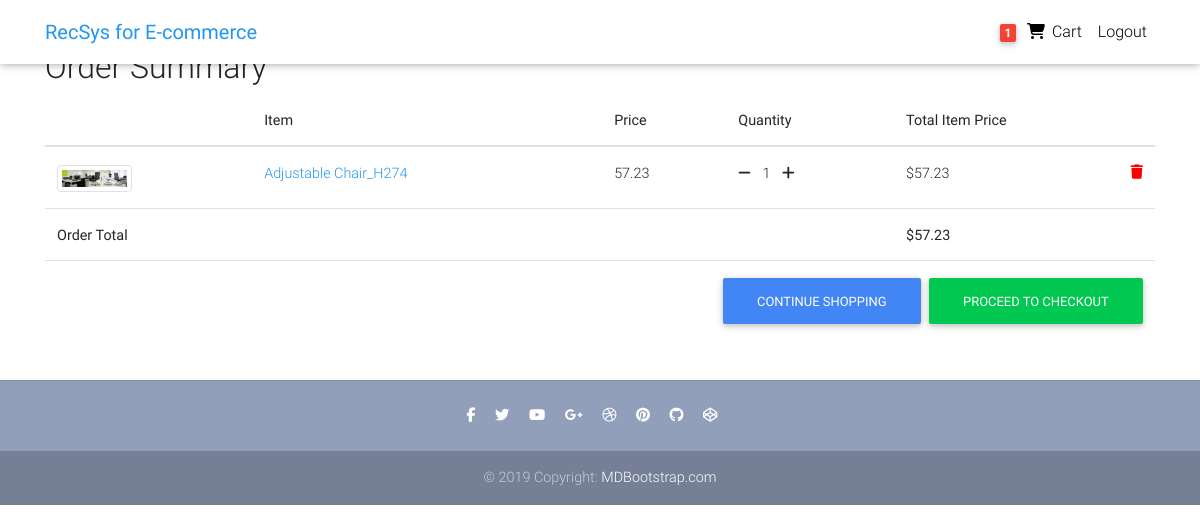
/order-summary/ (signed in), run on the app's committed database.
### core/models.py (models this page shows, shortened)
class Order(models.Model):
    user = models.ForeignKey(settings.AUTH_USER_MODEL,
                             on_delete=models.CASCADE)
    ref_code = models.CharField(max_length=20, blank=True, null=True)
    items = models.ManyToManyField(OrderItem)
    start_date = models.DateTimeField(auto_now_add=True)
    ordered_date = models.DateTimeField()
    ordered = models.BooleanField(default=False)
    shipping_address = models.ForeignKey(
        'Address', related_name='shipping_address', on_delete=models.SET_NULL, blank=True, null=True)
    being_delivered = models.BooleanField(default=False)
    received = models.BooleanField(default=False)
    refund_requested = models.BooleanField(default=False)
    refund_granted = models.BooleanField(default=False)
    '''
    1. Item added to cart
    2. Adding a billing address
    (Failed checkout)
    3. Payment
    (Preprocessing, processing, packaging etc.)
    4. Being delivered
    5. Received
    6. Refunds
    '''
    def get_total(self):
        total = 0
        for order_item in self.items.all():
            total += order_item.get_final_price()
        return total

class OrderItem(models.Model):
    user = models.ForeignKey(settings.AUTH_USER_MODEL,
                             on_delete=models.CASCADE)
    ordered = models.BooleanField(default=False)
    item = models.ForeignKey(Item, on_delete=models.CASCADE)
    quantity = models.IntegerField(default=1)
    def get_total_item_price(self):
        return self.quantity * self.item.price
    def get_final_price(self):
        if self.item.discount_price:
            return self.get_total_discount_item_price()
        return self.get_total_item_price()

class Item(models.Model):
    code = models.CharField(max_length=100)
    title = models.CharField(max_length=200)
    price = models.FloatField()
    discount_price = models.FloatField(blank=True, null=True)
    slug = models.SlugField()
    description = models.TextField(null=True)
    image = models.ImageField(default="noimage.png")
    def get_absolute_url(self):
        return reverse("core:product", kwargs={
            'slug': self.slug
        })

### core/views.py (the view)
# urls.py: path('order-summary/', OrderSummaryView.as_view(), name='order-summary'),
class OrderSummaryView(LoginRequiredMixin, View):
    def get(self, *args, **kwargs):
        try:
            order = Order.objects.get(user=self.request.user, ordered=False)
            context = {
                'object': order
            }
            return render(self.request, 'order_summary.html', context)
        except ObjectDoesNotExist:
            messages.warning(self.request, "You do not have an active order")
            return redirect("/")

### core/templatetags/cart_template_tags.py (called while the page is built)
@register.filter
def cart_item_count(user):
    if user.is_authenticated:
        qs = Order.objects.filter(user=user, ordered=False)
        if qs.exists():
            return qs[0].items.count()
    return 0

### templates/order_summary.html (shortened to what this page needs)
{% extends "base.html" %}
{% block content %}
  <main>
    <div class="container">
    <div class="table-responsive text-nowrap">
    <h2>Order Summary</h2>
    <table class="table">
        <thead>
        <tr>
            <th scope="col"></th>
            <th scope="col">Item</th>
            <th scope="col">Price</th>
            <th scope="col">Quantity</th>
            <th scope="col">Total Item Price</th>
        </tr>
        </thead>
        <tbody>
        {% for order_item in object.items.all %}
            <tr>
                <td >
                    <a href="{{ order_item.item.get_absolute_url }}" class="blue-text">
                        <img src="{{ order_item.item.image.url }}" alt="thumbnail" class="img-thumbnail" style="width: 75px">
                    </a>
                </td>
                <td>
                    <a href="{{ order_item.item.get_absolute_url }}" class="blue-text">{{ order_item.item.title }}</a>
                </td>
                <td>{{ order_item.item.price }}</td>
                <td>
                    <a href="{% url 'core:remove-single-item-from-cart' order_item.item.slug %}"><i class="fas fa-minus mr-2"></i></a>
                    {{ order_item.quantity }}
                    <a href="{% url 'core:add-to-cart' order_item.item.slug %}"><i class="fas fa-plus ml-2"></i></a>
                </td>
                <td>
                {% if order_item.item.discount_price %}
                    ${{ order_item.get_total_discount_item_price }}
                    <span class="badge badge-primary">Saving ${{ order_item.get_amount_saved }}</span>
                {% else %}
                    ${{ order_item.get_total_item_price }}
                {% endif %}
                <a style='color: red;' href="{% url 'core:remove-from-cart' order_item.item.slug %}">
                    <i class="fas fa-trash float-right"></i>
                </a>
                </td>
            </tr>
        {% endfor %}
        {% if object.get_total %}
            <tr>
                <td colspan="4"><b>Order Total</b></td>
                <td><b>${{ object.get_total }}</b></td>
            </tr>
            <tr>
                <td colspan="5">
                <a class='btn btn-success float-right ml-2 white-text' href='/checkout/'>Proceed to checkout</a>
                <a class='btn btn-primary float-right white-text' href='/'>Continue shopping</a>
                </td>
            </tr>
        {% endif %}
        </tbody>
    </table>
    </div>
    </div>
  </main>
{% endblock content %}

### templates/navbar.html (shortened to what this page needs)
{% load cart_template_tags %}
<nav class="navbar fixed-top navbar-expand-lg navbar-light white scrolling-navbar">
    <div class="container">
      <a class="navbar-brand waves-effect" href="/">
        <strong class="blue-text">RecSys for E-commerce</strong>
      </a>
      <div class="collapse navbar-collapse" id="navbarSupportedContent">
        <ul class="navbar-nav nav-flex-icons">
          {% if request.user.is_authenticated %}
          <li class="nav-item">
            <a href="{% url 'core:order-summary' %}" class="nav-link waves-effect">
              <span class="badge red z-depth-1 mr-1"> {{ request.user|cart_item_count }} </span>
              <i class="fas fa-shopping-cart"></i>
              <span class="clearfix d-none d-sm-inline-block"> Cart </span>
            </a>
          </li>
          <li class="nav-item">
            <a class="nav-link waves-effect" href="{% url 'account_logout' %}">
              <span class="clearfix d-none d-sm-inline-block"> Logout </span>
            </a>
          </li>
          {% endif %}
        </ul>
      </div>
    </div>
  </nav>

### templates/base.html (style rules this page uses)
html, body, header, .carousel { height: 60vh; }

### data on the page
OrderItem: item.image (picture), item "Adjustable Chair_H274", item.price "57.23", quantity "1", get_total_item_price "57.23"
Order: get_total "57.23"

### other printed values
{{ request.user|cart_item_count }} "1"
